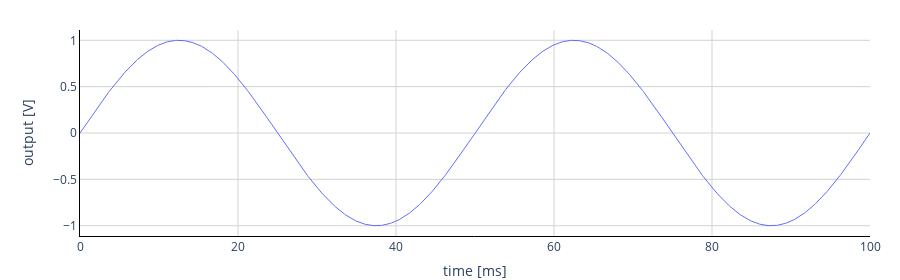

Notebook source saved alongside this figure:
### Markdown cell above
How is it going?

### Code cell
from plotly.offline import init_notebook_mode, iplot
from plotly.graph_objs import *

init_notebook_mode(connected=True)         # initiate notebook for offline plot

import fmpy
from fmpy import *


filename = 'SineModel.out.fmu'

# start_values = {}
start_values = {
    # variable      start   unit      description
    'frequency':       (20, 'Hz'),   # Frequency in Hz
}

output = [
    'output',  # output
]

result = simulate_fmu(filename, start_values=start_values, output=output, stop_time=.1, step_size = .0001, output_interval = .0001)


plot_result(result)

### Figure 1 — Plotly figure (JSON) as saved in the notebook; plotly's stock layout.template omitted (floating-point values rounded to 4 significant figures; data arrays with more than 128 entries replaced by an {"elided": "..."} marker saying what was removed)
{"data": [{"line": {"color": "#636efa", "width": 1}, "marker": {"color": "#636efa", "size": 5}, "name": "output", "type": "scatter", "x": {"elided": "1001 float values"}, "xaxis": "x", "y": {"elided": "1001 float values"}, "yaxis": "y"}], "layout": {"height": 280, "margin": {"b": 0, "r": 30, "t": 30}, "plot_bgcolor": "rgba(0,0,0,0)", "showlegend": false, "xaxis": {"anchor": "y", "domain": [0, 1], "gridcolor": "LightGrey", "gridwidth": 1, "linecolor": "black", "range": [0, 100], "showgrid": true, "showline": true, "ticklen": 0, "title": {"text": "time [ms]"}, "zerolinecolor": "LightGrey", "zerolinewidth": 1}, "yaxis": {"anchor": "x", "domain": [0, 1], "gridcolor": "LightGrey", "gridwidth": 1, "linecolor": "black", "showgrid": true, "showline": true, "ticklen": 0, "title": {"text": "output [V]"}, "zerolinecolor": "LightGrey", "zerolinewidth": 1}}}
